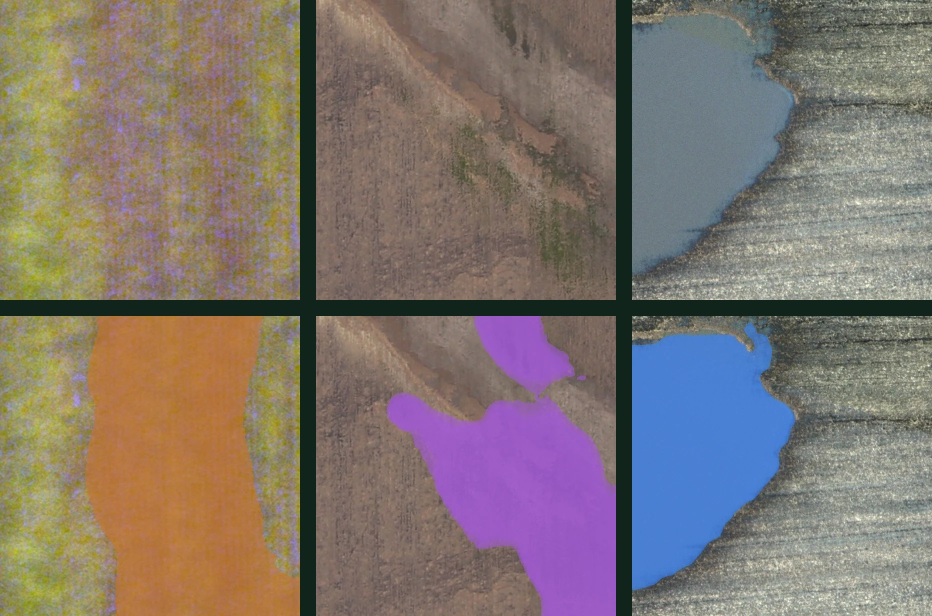
#> input picture web/assets/img/ai-causes.webp, 1864 x 1232 px (shown at 1/2 size)
$ python field_prototype.py ../web/assets/img/ai-causes.webp
#> lines starting #> are read from the running program, lines starting #| are printed output that depends on the picture; after the words box and inside, x2 and y2 are one past the last pixel; in counts of white or black regions, pixels touching at a corner belong together
import numpy as np, sys
from PIL import Image, ImageFilter
def analyze(path, th=0.07, tr=-0.01, bs=None):
#> called with path = '../web/assets/img/ai-causes.webp', th = 0.07, tr = -0.01
    im = Image.open(path).convert('RGB'); im.thumbnail((960,960))
#> in analyze, im is the input picture: PIL image 1864x1232 RGB; mean R, G, B 128.5, 117.4, 110.5
    a = np.asarray(im).astype(np.float32)/255
    H,W,_ = a.shape; bs = bs or max(4, round(max(H,W)/110))
#> after `H, W, _ = a.shape`: H = 635; W = 960
#> after `bs = bs or max(4, round(max(H, W) / 110))`: bs = 9
    r,g,b = a[...,0],a[...,1],a[...,2]; s = r+g+b+1e-6
    exg = (2*g-r-b)/s
    vari = np.clip((g-r)/np.maximum(g+r-b, 0.05), -1, 1)
    mx, mn = a.max(-1), a.min(-1)
    water = (b >= 0.88*g) & (g >= r*0.95) & (mx-mn < 0.25) | ((b > g) & (b > r))
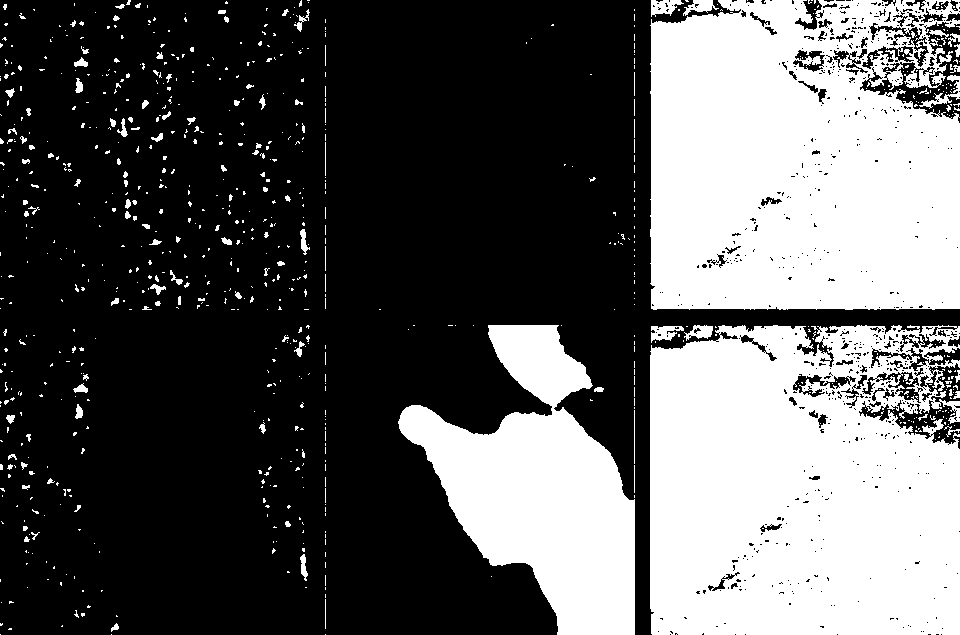
#> water: shape (635, 960) bool; 36% white; 837 white regions (728 under 20 px), largest, box (x1, y1, x2, y2) and area: (650, 325, 960, 635) 86876, (650, 0, 960, 310) 86189, (398, 325, 635, 635) 37200
    dark = s < 0.20
#> dark: shape (635, 960) bool; every value is 0
    grey = ((mx-mn) < 0.06) & (mx > 0.45)
#> grey: shape (635, 960) bool; 13.6% white; 1453 white regions (1347 under 20 px), largest, box (x1, y1, x2, y2) and area: (651, 432, 960, 635) 33139, (651, 106, 960, 309) 32988, (808, 51, 903, 107) 1703
    invalid = water | dark | grey
#> invalid: shape (635, 960) bool; 36.5% white; 878 white regions (720 under 20 px), largest, box (x1, y1, x2, y2) and area: (650, 325, 960, 635) 87227, (650, 0, 960, 310) 86596, (398, 325, 635, 635) 37201
    veg = (exg > 0.06) & ~invalid
#> veg: shape (635, 960) bool; 18.1% white; 1240 white regions (1049 under 20 px), largest, box (x1, y1, x2, y2) and area: (0, 0, 960, 635) 93462, (67, 0, 107, 68) 693, (557, 228, 584, 276) 573
    # block aggregation
    hb, wb = H//bs, W//bs
#> hb = 70; wb = 106
    def blk(x): return x[:hb*bs,:wb*bs].reshape(hb,bs,wb,bs).mean((1,3))
    vfrac = blk(veg.astype(np.float32)); inv = blk(invalid.astype(np.float32))
    vsum = blk(np.where(veg, vari, 0)); vmean = vsum/np.maximum(vfrac,1e-6)
    cls = np.full((hb,wb), 3)   # 3 = soil / no vegetation
    has = vfrac >= 0.18
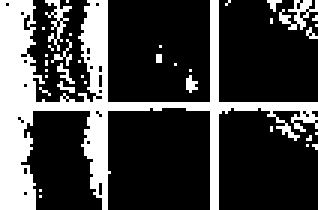
#> has: shape (70, 106) bool (shown 3 times larger); 26.3% white; 36 white regions (33 under 20 px), largest, box (x1, y1, x2, y2) and area: (0, 0, 106, 70) 1721, (93, 0, 106, 10) 58, (15, 0, 24, 17) 50
    cls[has] = np.where(vmean[has]>=th, 0, np.where(vmean[has]>=tr, 1, 2))
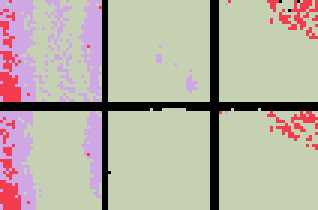
#> cls: shape (70, 106) int64 (shown 3 times larger); 4 distinct labels, from 0 to 3; one colour per label, 0 black
    cls[inv > 0.5] = 4
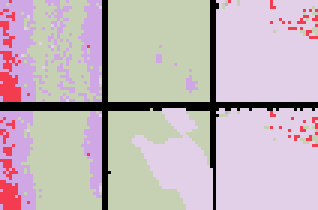
#> cls: shape (70, 106) int64 (shown 3 times larger); 5 distinct labels, from 0 to 4; one colour per label, 0 black
    pal = np.array([[46,160,67],[227,179,65],[218,54,51],[120,104,88],[52,56,54]],np.uint8)
    out = Image.fromarray(pal[cls]).resize((wb*bs,hb*bs), Image.NEAREST)
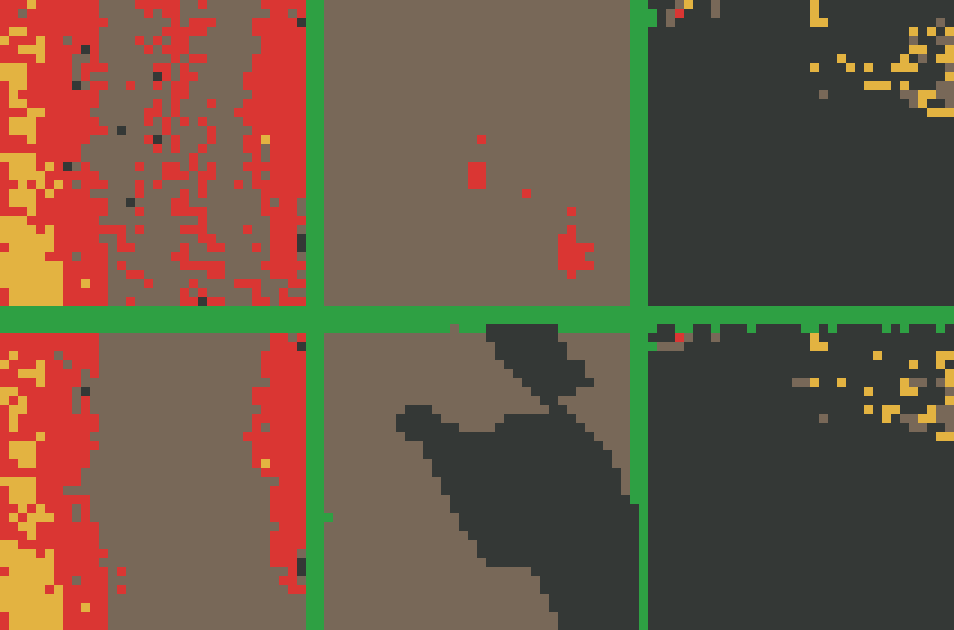
#> out: PIL image 954x630 RGB; mean R, G, B 106.4, 87.1, 68.6
    n = (cls<3).sum()
#> n = 1758
    print(path.split('/')[-1], 'of vegetation: green %.0f%% yellow %.0f%% red %.0f%%' % tuple(100*(cls==k).sum()/max(n,1) for k in range(3)), '| soil %.0f%% invalid %.0f%%' % (100*(cls==3).mean(), 100*(cls==4).mean()))
#| ai-causes.webp of vegetation: green 31% yellow 15% red 54% | soil 40% invalid 36%
    base = np.asarray(im)[:hb*bs,:wb*bs]
    return Image.fromarray(np.concatenate([base, np.asarray(out)],1))
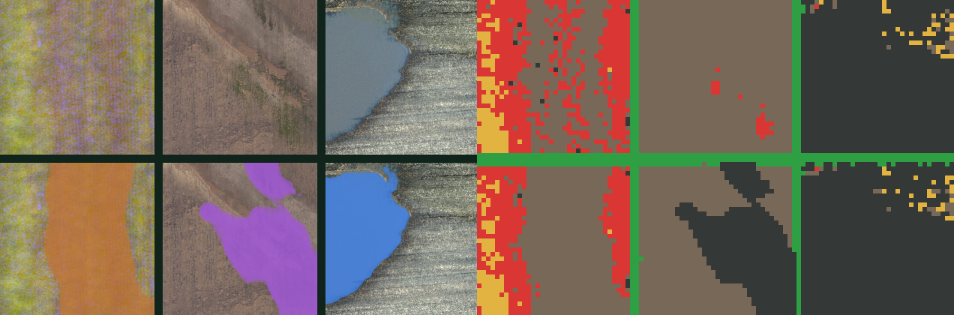
#> returned value: PIL image 1908x630 RGB (shown at 1/2 size); mean R, G, B 117.3, 102.2, 89.5
ims=[analyze(p) for p in sys.argv[1:]]
#> ims = 1 item
for i in ims: i.thumbnail((1400,420))
#> this loop made 1 pass
s=Image.new('RGB',(1400,sum(i.height for i in ims)),'white');y=0
#> after `s = Image.new('RGB', (1400, sum((i.height for i in ims))), 'white')`: s: PIL image 1400x420 RGB; every value is 255
for i in ims: s.paste(i,(0,y)); y+=i.height
#> this loop made 1 pass
#> y on pass 1: 420
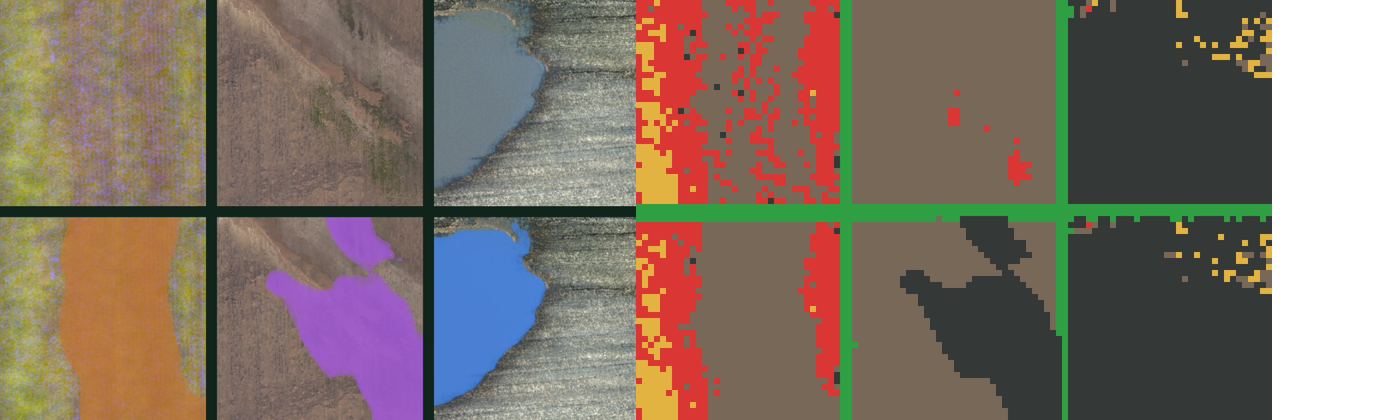
#> s: PIL image 1400x420 RGB; mean R, G, B 129.9, 116.1, 104.7
#> after the loop, y = 420
s.save('maps2.png')

$ run again, on web/assets/img/drone-rice.webp
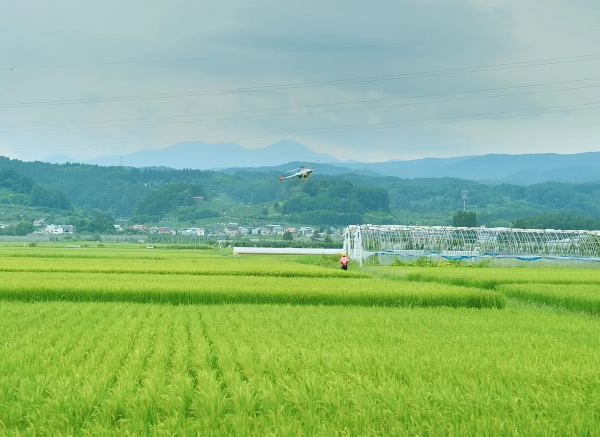
#> input picture web/assets/img/drone-rice.webp, 1200 x 873 px (shown at 1/2 size)
#> in analyze, im is the input picture: PIL image 1200x873 RGB; mean R, G, B 141.7, 183, 132.6
#> im: PIL image 960x698 RGB
#> in analyze, `water = (b >= 0.88*g) & (g >= r*0.95) & (mx-mn < 0.25) | ((b > g) & (b..`:
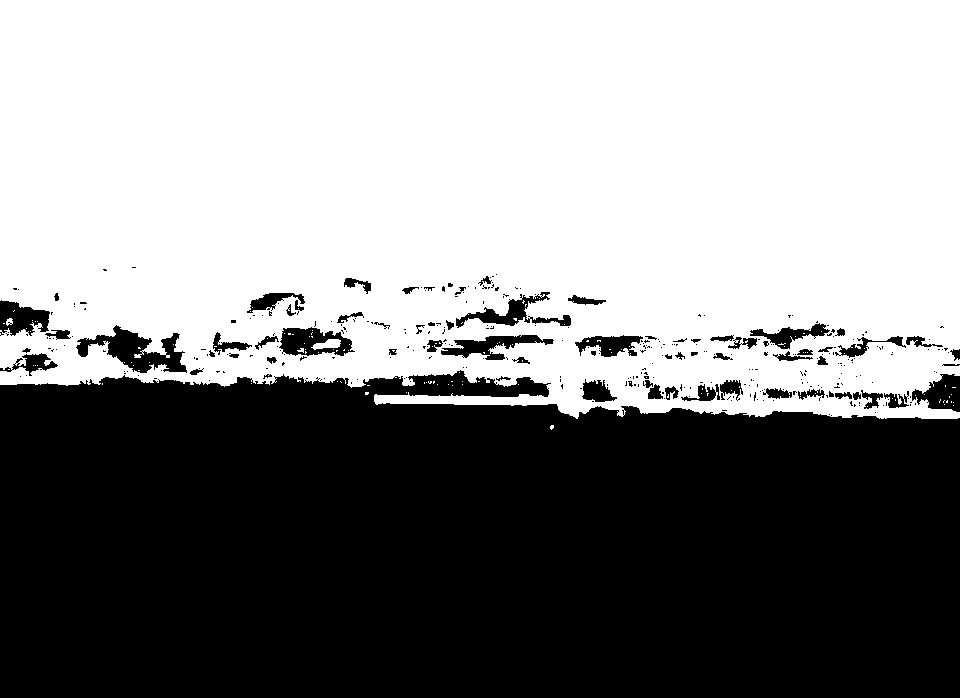
#> water: shape (698, 960) bool; 54.2% white; 350 black regions (279 under 20 px), largest, box (x1, y1, x2, y2) and area: (0, 370, 960, 698) 289181, (76, 325, 187, 373) 2318, (279, 327, 355, 356) 1338
#> dark: shape (698, 960) bool; 0% white in thin lines or dots, all inside (x1, y1, x2, y2) = (551, 427, 555, 430)
#> grey: shape (698, 960) bool; 0.07% white in thin lines or dots, all inside (x1, y1, x2, y2) = (96, 271, 939, 425)
#> invalid: shape (698, 960) bool; 54.2% white; 347 black regions (276 under 20 px), largest, box (x1, y1, x2, y2) and area: (0, 370, 960, 698) 289178, (76, 325, 187, 373) 2318, (279, 327, 355, 356) 1338
#> veg: shape (698, 960) bool; 45.7% white; 346 white regions (275 under 20 px), largest, box (x1, y1, x2, y2) and area: (0, 370, 960, 698) 289008, (76, 325, 187, 373) 2318, (279, 327, 355, 356) 1338
#> has: shape (77, 106) bool; 47.9% white; 21 white regions (17 under 20 px), largest, box (x1, y1, x2, y2) and area: (0, 33, 106, 77) 3737, (47, 32, 64, 40) 54, (79, 36, 92, 41) 36, (64, 37, 73, 40) 20
#> n = 3647
#| drone-rice.webp of vegetation: green 100% yellow 0% red 0% | soil 0% invalid 55%
#> ims = 1 item
#> the loop `for i in ims: i.thumbnail((1400,420))` made 1 pass
#> the loop `for i in ims: s.paste(i,(0,y)); y+=i.height` made 1 pass
#> y on pass 1: 420
#> after the loop `for i in ims: s.paste(i,(0,y)); y+=i.height`:
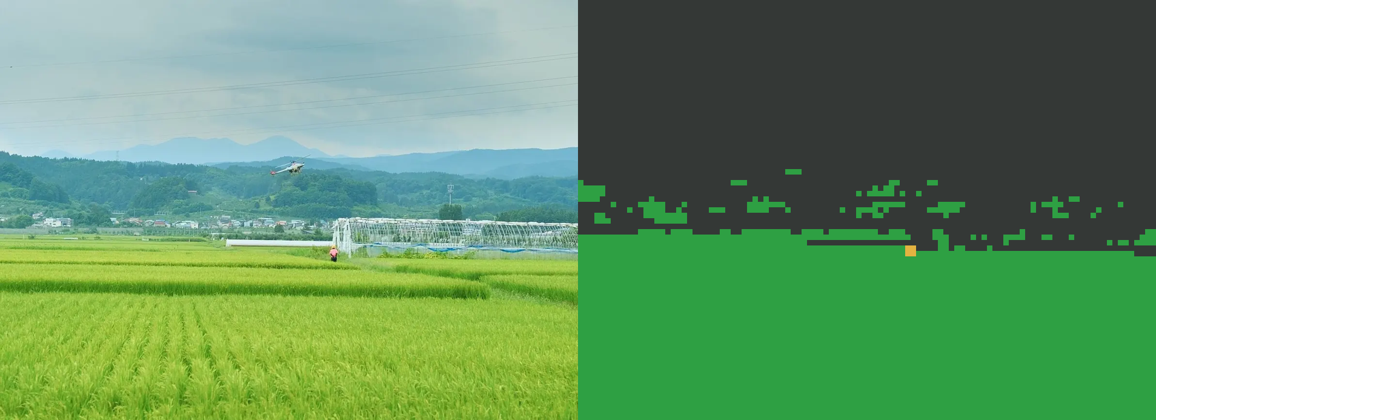
#> s: PIL image 1400x420 RGB; mean R, G, B 123.4, 162.3, 124.1
#> after the loop `for i in ims: s.paste(i,(0,y)); y+=i.height`: y = 420

$ run again, on web/assets/img/field-canal.webp
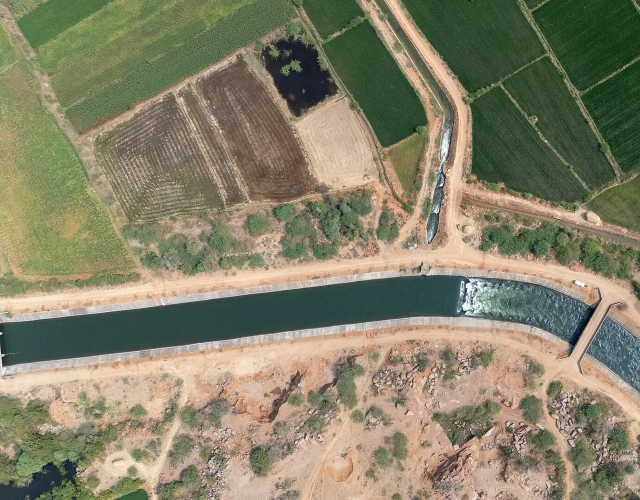
#> input picture web/assets/img/field-canal.webp, 1280 x 1000 px (shown at 1/2 size)
#> in analyze, im is the input picture: PIL image 1280x1000 RGB; mean R, G, B 134.4, 130, 105.8
#> im: PIL image 960x750 RGB
#> water: shape (750, 960) bool; 12.1% white; 528 white regions (494 under 20 px), largest, box (x1, y1, x2, y2) and area: (0, 401, 898, 567) 66751, (393, 57, 500, 173) 6302, (873, 474, 960, 596) 5542
#> dark: shape (750, 960) bool; 0.04% white in thin lines or dots
#> grey: shape (750, 960) bool; 1.8% white; 363 white regions (337 under 20 px), largest, box (x1, y1, x2, y2) and area: (0, 475, 782, 565) 6387, (0, 451, 239, 485) 1751, (244, 436, 385, 459) 1036
#> invalid: shape (750, 960) bool; 12.2% white; 582 white regions (549 under 20 px), largest, box (x1, y1, x2, y2) and area: (0, 401, 899, 567) 67345, (393, 57, 500, 173) 6329, (873, 474, 960, 596) 5593
#> veg: shape (750, 960) bool; 39% white; 512 white regions (421 under 20 px), largest, box (x1, y1, x2, y2) and area: (0, 0, 644, 446) 127159, (599, 0, 960, 350) 85699, (0, 595, 177, 731) 11849
#> has: shape (83, 106) bool; 44.5% white; 51 white regions (38 under 20 px), largest, box (x1, y1, x2, y2) and area: (0, 0, 76, 50) 1884, (67, 0, 106, 39) 1063, (0, 65, 21, 81) 195
#> in analyze, `cls[inv > 0.5] = 4`:
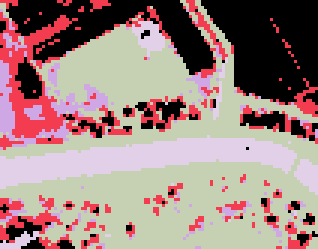
#> cls: shape (83, 106) int64 (shown 3 times larger); 5 distinct labels, from 0 to 4; one colour per label, 0 black
#> n = 3892
#| field-canal.webp of vegetation: green 56% yellow 31% red 13% | soil 44% invalid 12%
#> ims = 1 item
#> the loop `for i in ims: i.thumbnail((1400,420))` made 1 pass
#> the loop `for i in ims: s.paste(i,(0,y)); y+=i.height` made 1 pass
#> y on pass 1: 420
#> after the loop `for i in ims: s.paste(i,(0,y)); y+=i.height`:
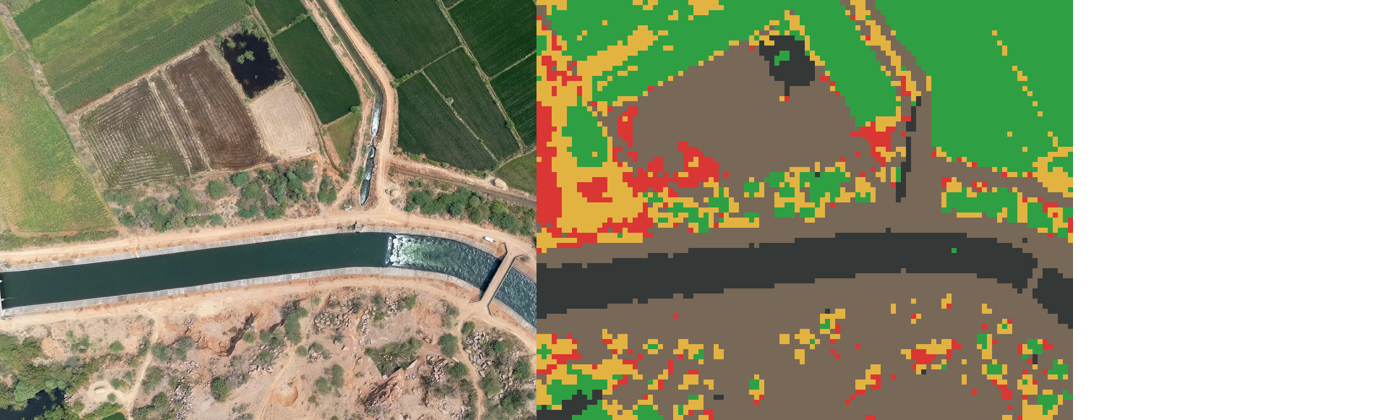
#> s: PIL image 1400x420 RGB; mean R, G, B 154.7, 155.3, 128.3
#> after the loop `for i in ims: s.paste(i,(0,y)); y+=i.height`: y = 420

$ run again, on web/assets/img/field-vineyard.webp
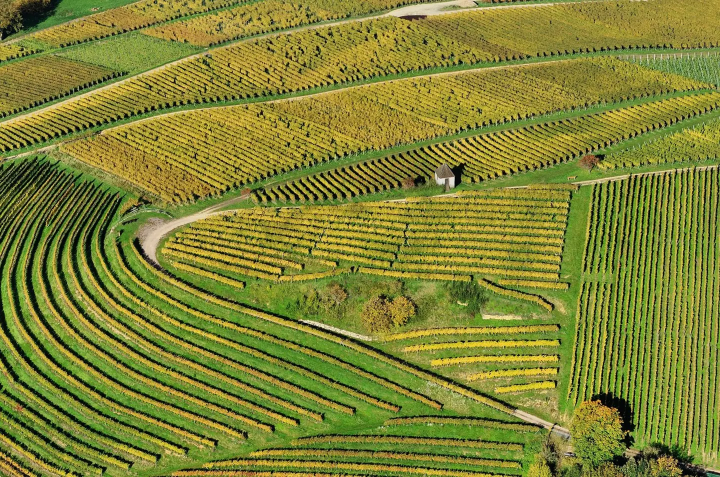
#> input picture web/assets/img/field-vineyard.webp, 1440 x 954 px (shown at 1/2 size)
#> in analyze, im is the input picture: PIL image 1440x954 RGB; mean R, G, B 127.7, 131.7, 52.4
#> im: PIL image 960x636 RGB
#> water: shape (636, 960) bool; 0.45% white in thin lines or dots
#> dark: shape (636, 960) bool; 4.5% white in thin lines or dots
#> grey: shape (636, 960) bool; 0.02% white; 21 white regions (19 under 20 px), largest, box (x1, y1, x2, y2) and area: (582, 238, 593, 245) 46, (601, 237, 606, 247) 36
#> invalid: shape (636, 960) bool; 4.6% white in thin lines or dots
#> veg: shape (636, 960) bool; 93.9% white; 3600 black regions (3319 under 20 px), largest, box (x1, y1, x2, y2) and area: (178, 277, 282, 363) 2140, (508, 0, 637, 28) 1338, (788, 514, 847, 576) 1129
#> has: shape (70, 106) bool; 99.4% white; black in thin lines or dots
#> n = 7332
#| field-vineyard.webp of vegetation: green 36% yellow 25% red 39% | soil 0% invalid 1%
#> ims = 1 item
#> the loop `for i in ims: i.thumbnail((1400,420))` made 1 pass
#> the loop `for i in ims: s.paste(i,(0,y)); y+=i.height` made 1 pass
#> y on pass 1: 420
#> after the loop `for i in ims: s.paste(i,(0,y)); y+=i.height`:
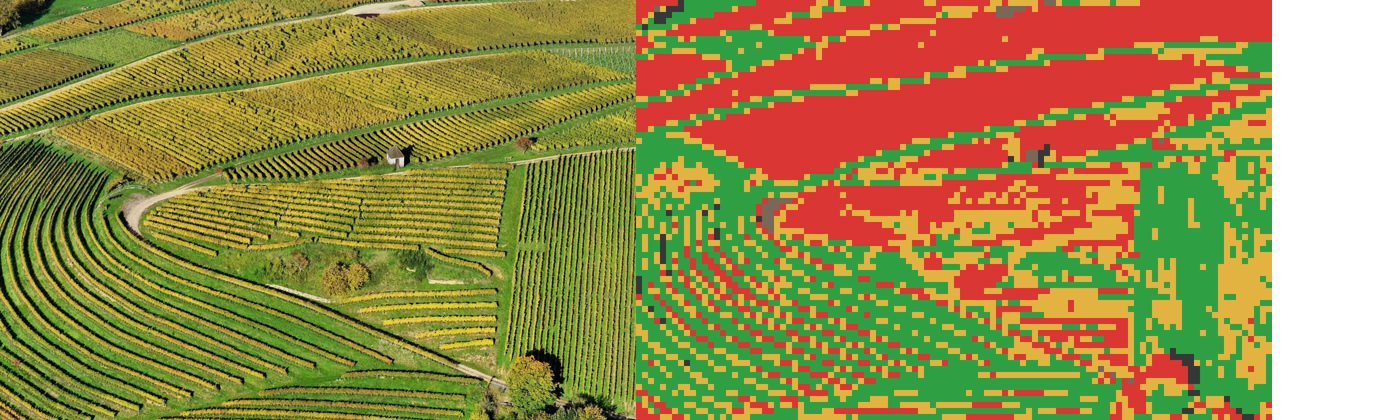
#> s: PIL image 1400x420 RGB; mean R, G, B 153, 138.7, 74.5
#> after the loop `for i in ims: s.paste(i,(0,y)); y+=i.height`: y = 420
